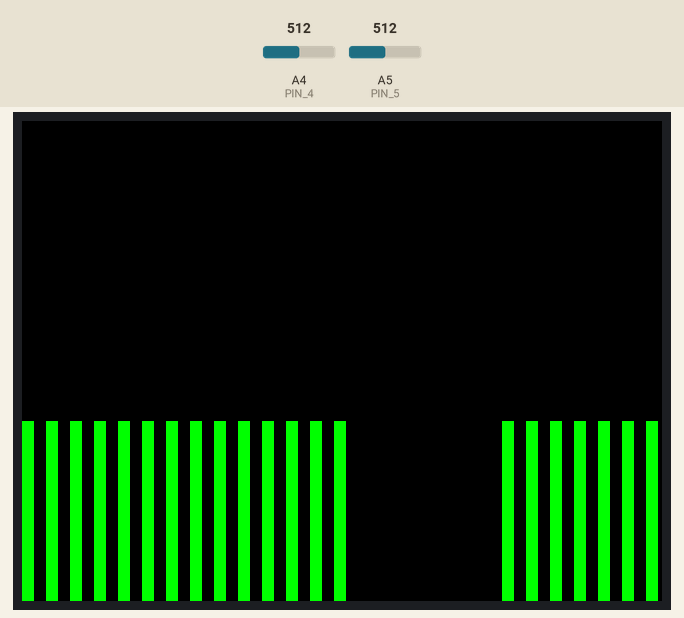
The sketch below on a simulated Arduino Nano, built with avr-gcc and run on an emulated ATmega328P. Parts: 320×240 colour display. The inputs (shaded band) are chosen by the test bench; at power-on: A4 (PIN_4) = 512, A5 (PIN_5) = 512.

Above: at 1.4 s.
1.5 s: A4 (PIN_4) set to 630
At 2.8 s:
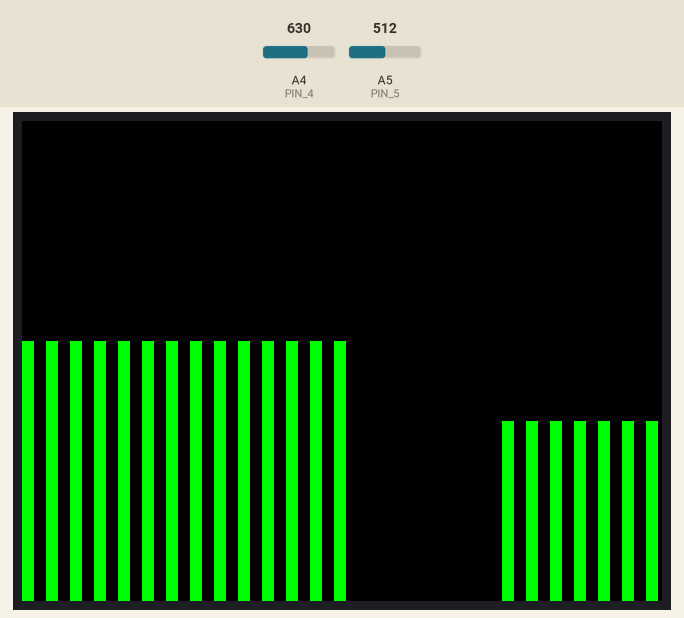
3.1 s: A4 (PIN_4) set to 651
At 4.4 s:
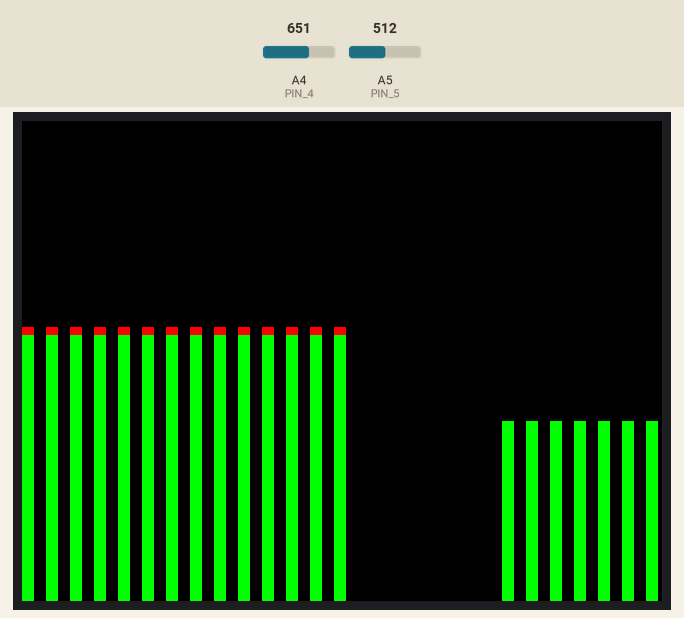
4.7 s: A5 (PIN_5) set to 716
At 5.3 s:
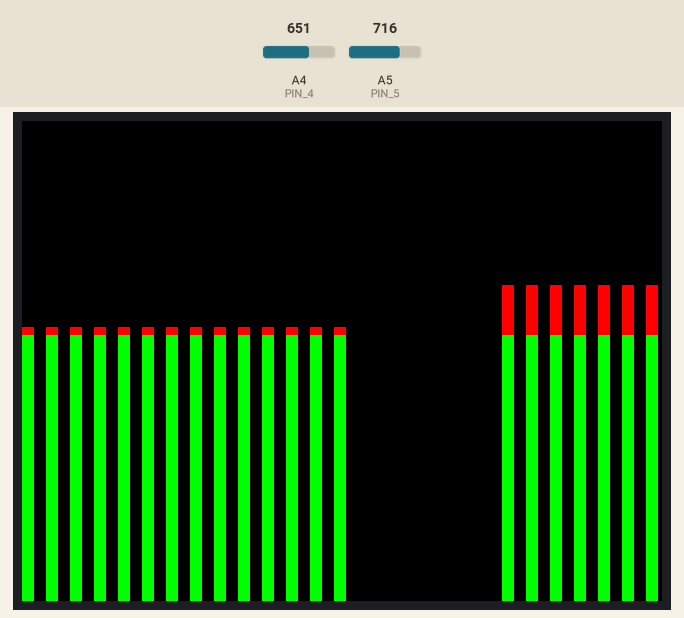
6.3 s: A5 (PIN_5) set to 900
At 6.8 s:
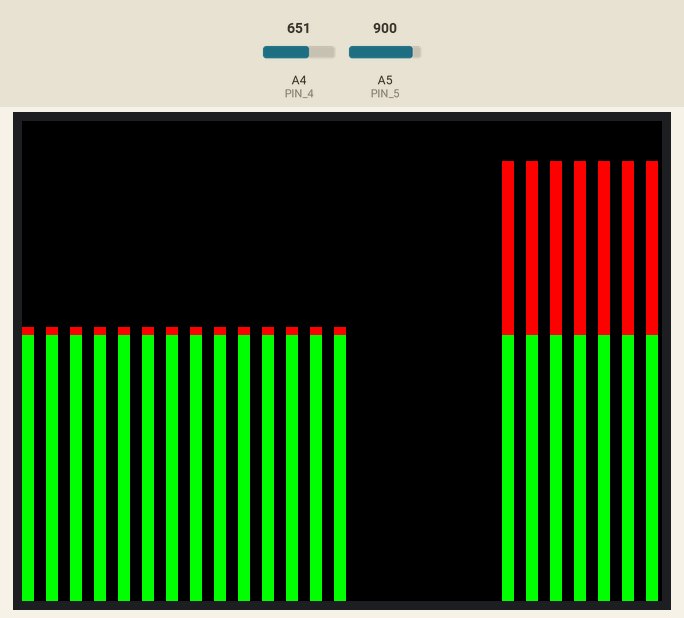
9.3 s: A4 (PIN_4) set to 716
At 10.7 s:
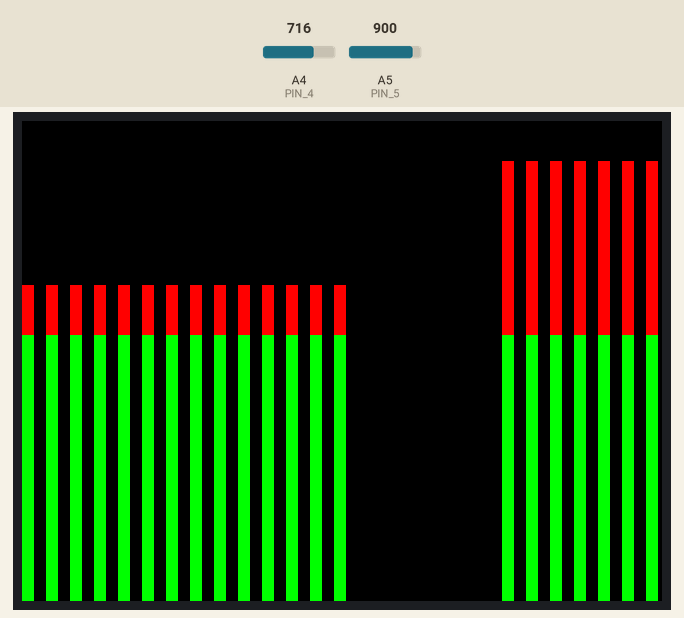
11.0 s: A5 (PIN_5) set to 1023
At 11.6 s:
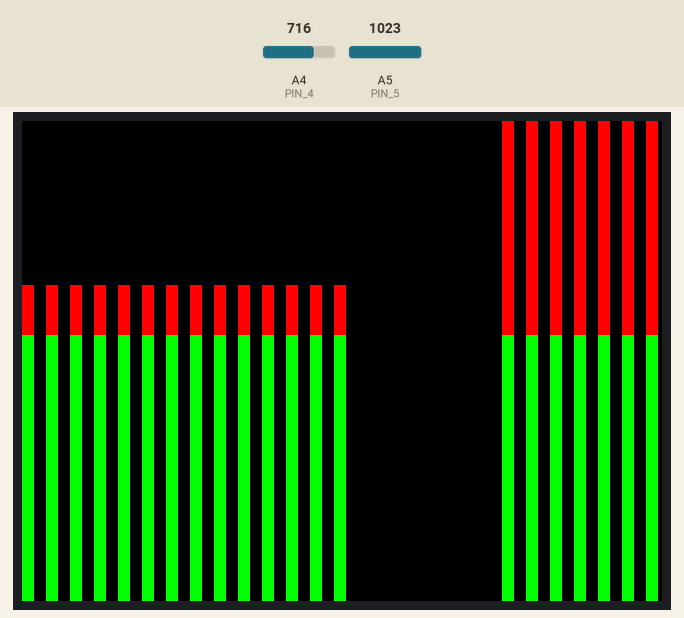
Timing chart, 0 to 14.0 s (numbered marks = the images above; inputs shaded):
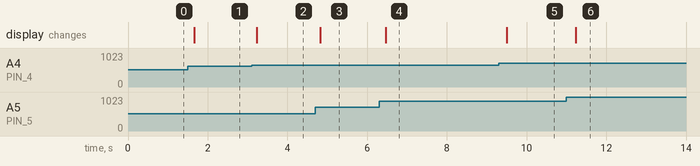

Measured:
- the behaviour switches between 641 and 642 on A4 (PIN_4) (found by bisection; images 1 and 2)
- after the input at 1.5 s, the display: changes after 0.16 s (image 1)
- after the input at 3.1 s, the display: changes after 0.13 s (image 2)
- after the input at 4.7 s, the display: changes after 0.12 s (image 3)
- after the input at 6.3 s, the display: changes after 0.16 s (image 4)
- after the input at 9.3 s, the display: changes after 0.21 s (image 5)
- after the input at 11.0 s, the display: changes after 0.23 s (image 6)

The sketch:

Adafruit-LCD-MSGEQ7-28.ino
```cpp
// Open-Smart-MSGEQ7-2
// By Bob Davis
//
// IMPORTANT: Adafruit_TFTLCD LIBRARY MUST BE SPECIFICALLY
// CONFIGURED FOR EITHER THE TFT SHIELD OR THE BREAKOUT BOARD.
// SEE RELEVANT COMMENTS IN Adafruit_TFTLCD.h FOR SETUP.
// Some code by Open-Smart Team and Catalex Team
//
// Arduino IDE: 1.8.1
// Board: Arduino UNO R3 or Arduino Mega2560

// ADAFRUIT DRIVERS
#include <Adafruit_GFX.h>    // Core graphics library
#include <Adafruit_TFTLCD.h> // Hardware-specific library
#define LCD_CS A3 // Chip Select goes to Analog 3
#define LCD_CD A2 // Command/Data goes to Analog 2
#define LCD_WR A1 // LCD Write goes to Analog 1
#define LCD_RD A0 // LCD Read goes to Analog 0
// Fictional A6 to release A4 to be used by MSGEQ7
#define LCD_RESET A6 // Can alternately just connect to 3.3V
Adafruit_TFTLCD tft(LCD_CS, LCD_CD, LCD_WR, LCD_RD, LCD_RESET);
uint16_t g_identifier = 0x9341;

// MSGEQ7 pins REMAPPED
#define PIN_STROBE 0
#define PIN_RESET 1
#define PIN_4 4 //analog input
#define PIN_5 5 //analog input
// band arrays
int left0[8];
int right0[8];
int left1[8];
int right1[8];

//#include <MCUFRIEND_kbv.h>
//MCUFRIEND_kbv tft;
//int width=400;
//int height=240;
int width=480;  // scales to 320
int height=320;
//uint16_t g_identifier;

//***********************************************//
// The control pins for the LCD can be assigned to any pins
// ADAFRUIT Pin arrangement:
// TFT Breakout  -- Arduino UNO / Mega2560
// GND           -- GND
// 3V3           -- 3.3V
// CS            -- A3
// RS            -- A2
// WR            -- A1
// RD            -- A0
// RST           -- RESET
// LED           -- GND
// DB0-DB7       -- 8, 9, 2, 3, 4, 5, 6, 7

// Assign human-readable names to some common 16-bit color values:
#define	BLACK   0x0000
#define	BLUE    0x001F
#define	RED     0xF800
#define	GREEN   0x07E0
#define CYAN    0x07FF
#define MAGENTA 0xF81F
#define YELLOW  0xFFE0
#define WHITE   0xFFFF

void readMSGEQ7() { //reset the chip
  digitalWrite(PIN_RESET, HIGH);
  digitalWrite(PIN_RESET, LOW);
  for(int band=0; band < 7; band++) {  //loop thru all 7 bands
    digitalWrite(PIN_STROBE,LOW);      // go to the next band
    delayMicroseconds(30);             // gather data
    left0[band] = analogRead(PIN_4)/3;   // store band reading
    right0[band] = analogRead(PIN_5)/3;  // store band reading
    digitalWrite(PIN_STROBE,HIGH);     // reset the strobe pin
    }     // Second set of samples 200ms later
  for(int band=0; band < 7; band++) {  //loop thru all 7 bands
    digitalWrite(PIN_STROBE,LOW);      // go to the next band
    delayMicroseconds(30);             // gather data
    left1[band] = analogRead(PIN_4)/3;   // store band reading
    right1[band] = analogRead(PIN_5)/3;  // store band reading
    digitalWrite(PIN_STROBE,HIGH);     // reset the strobe pin
    }
}

void setup(void) {
    pinMode(PIN_STROBE, OUTPUT);
    pinMode(PIN_RESET, OUTPUT);
 //   g_identifier = tft.readID(); //
 //   if (g_identifier == 0x00D3 || g_identifier == 0xD3D3) g_identifier = 0x9481; // write-only shield
 //   if (g_identifier == 0xFFFF) g_identifier = 0x9341; // serial
    tft.begin(g_identifier);
    tft.setRotation(1);
    tft.setCursor(0, 0);
    tft.setTextColor(WHITE);
    tft.setTextSize(2);
    // Clear screen
    tft.fillRect(0, 0, width, height, BLACK);
}

void loop(void) {
    readMSGEQ7();
//  tft.println("DUAL MSGEQ7 ON A LCD SCREEN");
  int tred=height*2/3;
  int wstep=width/20;
  for (int b=0; b<8; b++){
    tft.fillRect(b*wstep, 0, 6, height, BLACK);
    tft.fillRect(b*wstep, height-left1[b], 6, height, GREEN);
    if (left1[b]>tred) {
      tft.fillRect(b*wstep, height-left1[b], 6, left1[b]-tred, RED);
    }
  }
    for (int b=0; b<8; b++){
    tft.fillRect(b*wstep+wstep/2, 0, 6, height, BLACK);
    tft.fillRect(b*wstep+wstep/2, height-left0[b], 6, height, GREEN);
    if (left0[b]>tred) {
      tft.fillRect(b*wstep+wstep/2, height-left0[b], 6, left0[b]-tred, RED);
    }
  }
  for (int b=0; b<8; b++){
    tft.fillRect(b*wstep+width/2, 0, 6, height, BLACK);
    tft.fillRect(b*wstep+width/2, height-right1[b], 6, height, GREEN);
    if (right1[b]>tred) {
      tft.fillRect(b*wstep+width/2, height-right1[b], 6, right1[b]-tred, RED);
    }
  }
    for (int b=0; b<8; b++){
    tft.fillRect(b*wstep+width/2+wstep/2, 0, 6, height, BLACK);
    tft.fillRect(b*wstep+width/2+wstep/2, height-right0[b], 6, height, GREEN);
    if (right0[b]>tred) {
      tft.fillRect(b*wstep+width/2+wstep/2, height-right0[b], 6, right0[b]-tred, RED);
    }
  }

  delay(100);
}
```
